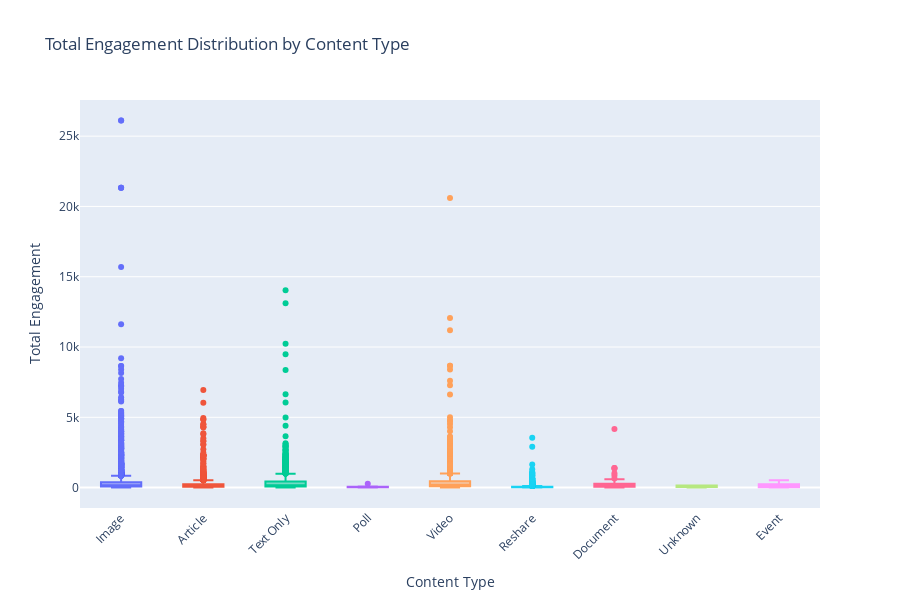

Notebook cell for this chart:
### Code cell
# Box plot of engagement distribution by content type
fig = px.box(
    df,
    x='primary_content_type',
    y='total_engagement',
    title='Total Engagement Distribution by Content Type',
    color='primary_content_type',
    points='outliers',
    hover_data=['authorName', 'numLikes', 'numShares', 'numComments']
)

fig.update_layout(
    xaxis_title='Content Type',
    yaxis_title='Total Engagement',
    height=600,
    xaxis_tickangle=-45,
    showlegend=False
)

fig.show()
fig.write_html('../output/figures/engagement_distribution_by_content_type.html')

### Figure 1 — Plotly figure (JSON) as saved in the notebook; plotly's stock layout.template omitted (floating-point values rounded to 4 significant figures; data arrays with more than 128 entries replaced by an {"elided": "..."} marker saying what was removed)
{"data": [{"alignmentgroup": "True", "boxpoints": "outliers", "customdata": {"elided": "3970x4 mixed values"}, "hovertemplate": "primary_content_type=%{x}<br>total_engagement=%{y}<br>authorName=%{customdata[0]}<br>numLikes=%{customdata[1]}<br>numShares=%{customdata[2]}<br>numComments=%{customdata[3]}<extra></extra>", "legendgroup": "Image", "marker": {"color": "#636efa"}, "name": "Image", "notched": false, "offsetgroup": "Image", "orientation": "v", "showlegend": true, "type": "box", "x": {"elided": "3970 str values"}, "x0": " ", "xaxis": "x", "y": {"elided": "3970 int values"}, "y0": " ", "yaxis": "y"}, {"alignmentgroup": "True", "boxpoints": "outliers", "customdata": {"elided": "1625x4 mixed values"}, "hovertemplate": "primary_content_type=%{x}<br>total_engagement=%{y}<br>authorName=%{customdata[0]}<br>numLikes=%{customdata[1]}<br>numShares=%{customdata[2]}<br>numComments=%{customdata[3]}<extra></extra>", "legendgroup": "Article", "marker": {"color": "#EF553B"}, "name": "Article", "notched": false, "offsetgroup": "Article", "orientation": "v", "showlegend": true, "type": "box", "x": {"elided": "1625 str values"}, "x0": " ", "xaxis": "x", "y": {"elided": "1625 int values"}, "y0": " ", "yaxis": "y"}, {"alignmentgroup": "True", "boxpoints": "outliers", "customdata": {"elided": "1489x4 mixed values"}, "hovertemplate": "primary_content_type=%{x}<br>total_engagement=%{y}<br>authorName=%{customdata[0]}<br>numLikes=%{customdata[1]}<br>numShares=%{customdata[2]}<br>numComments=%{customdata[3]}<extra></extra>", "legendgroup": "Text Only", "marker": {"color": "#00cc96"}, "name": "Text Only", "notched": false, "offsetgroup": "Text Only", "orientation": "v", "showlegend": true, "type": "box", "x": {"elided": "1489 str values"}, "x0": " ", "xaxis": "x", "y": {"elided": "1489 int values"}, "y0": " ", "yaxis": "y"}, {"alignmentgroup": "True", "boxpoints": "outliers", "customdata": [["Jordan Mazer", 24, 0, 30], ["Jordan Mazer", 17, 0, 23], ["Macy Mills", 15, 0, 13], ["Jordan Mazer", 21, 0, 18], ["Jordan Mazer", 21, 0, 24], ["Jordan Mazer", 20, 0, 21], ["Jordan Mazer", 10, 0, 13], ["Macy Mills", 15, 0, 33], ["Jordan Mazer", 13, 0, 37], ["Jordan Mazer", 15, 0, 25], ["Macy Mills", 5, 0, 5], ["Jordan Mazer", 15, 0, 54], ["Macy Mills", 4, 0, 12], ["Jordan Mazer", 30, 0, 23], ["Macy Mills", 6, 0, 12], ["Jordan Mazer", 14, 1, 55], ["Jordan Mazer", 27, 1, 48], ["Jordan Mazer", 6, 0, 25], ["Reid Hoffman", 206, 22, 47], ["Jordan Mazer", 20, 0, 18], ["Jordan Mazer", 10, 0, 6], ["Jordan Mazer", 7, 3, 33], ["Jordan Mazer", 21, 1, 48], ["Jordan Mazer", 9, 0, 22], ["Jordan Mazer", 18, 0, 19], ["Jordan Mazer", 32, 0, 41]], "hovertemplate": "primary_content_type=%{x}<br>total_engagement=%{y}<br>authorName=%{customdata[0]}<br>numLikes=%{customdata[1]}<br>numShares=%{customdata[2]}<br>numComments=%{customdata[3]}<extra></extra>", "legendgroup": "Poll", "marker": {"color": "#ab63fa"}, "name": "Poll", "notched": false, "offsetgroup": "Poll", "orientation": "v", "showlegend": true, "type": "box", "x": ["Poll", "Poll", "Poll", "Poll", "Poll", "Poll", "Poll", "Poll", "Poll", "Poll", "Poll", "Poll", "Poll", "Poll", "Poll", "Poll", "Poll", "Poll", "Poll", "Poll", "Poll", "Poll", "Poll", "Poll", "Poll", "Poll"], "x0": " ", "xaxis": "x", "y": [54, 40, 28, 39, 45, 41, 23, 48, 50, 40, 10, 69, 16, 53, 18, 70, 76, 31, 275, 38, 16, 43, 70, 31, 37, 73], "y0": " ", "yaxis": "y"}, {"alignmentgroup": "True", "boxpoints": "outliers", "customdata": {"elided": "1620x4 mixed values"}, "hovertemplate": "primary_content_type=%{x}<br>total_engagement=%{y}<br>authorName=%{customdata[0]}<br>numLikes=%{customdata[1]}<br>numShares=%{customdata[2]}<br>numComments=%{customdata[3]}<extra></extra>", "legendgroup": "Video", "marker": {"color": "#FFA15A"}, "name": "Video", "notched": false, "offsetgroup": "Video", "orientation": "v", "showlegend": true, "type": "box", "x": {"elided": "1620 str values"}, "x0": " ", "xaxis": "x", "y": {"elided": "1620 int values"}, "y0": " ", "yaxis": "y"}, {"alignmentgroup": "True", "boxpoints": "outliers", "customdata": {"elided": "2405x4 mixed values"}, "hovertemplate": "primary_content_type=%{x}<br>total_engagement=%{y}<br>authorName=%{customdata[0]}<br>numLikes=%{customdata[1]}<br>numShares=%{customdata[2]}<br>numComments=%{customdata[3]}<extra></extra>", "legendgroup": "Reshare", "marker": {"color": "#19d3f3"}, "name": "Reshare", "notched": false, "offsetgroup": "Reshare", "orientation": "v", "showlegend": true, "type": "box", "x": {"elided": "2405 str values"}, "x0": " ", "xaxis": "x", "y": {"elided": "2405 int values"}, "y0": " ", "yaxis": "y"}, {"alignmentgroup": "True", "boxpoints": "outliers", "customdata": {"elided": "84x4 mixed values"}, "hovertemplate": "primary_content_type=%{x}<br>total_engagement=%{y}<br>authorName=%{customdata[0]}<br>numLikes=%{customdata[1]}<br>numShares=%{customdata[2]}<br>numComments=%{customdata[3]}<extra></extra>", "legendgroup": "Document", "marker": {"color": "#FF6692"}, "name": "Document", "notched": false, "offsetgroup": "Document", "orientation": "v", "showlegend": true, "type": "box", "x": ["Document", "Document", "Document", "Document", "Document", "Document", "Document", "Document", "Document", "Document", "Document", "Document", "Document", "Document", "Document", "Document", "Document", "Document", "Document", "Document", "Document", "Document", "Document", "Document", "Document", "Document", "Document", "Document", "Document", "Document", "Document", "Document", "Document", "Document", "Document", "Document", "Document", "Document", "Document", "Document", "Document", "Document", "Document", "Document", "Document", "Document", "Document", "Document", "Document", "Document", "Document", "Document", "Document", "Document", "Document", "Document", "Document", "Document", "Document", "Document", "Document", "Document", "Document", "Document", "Document", "Document", "Document", "Document", "Document", "Document", "Document", "Document", "Document", "Document", "Document", "Document", "Document", "Document", "Document", "Document", "Document", "Document", "Document", "Document"], "x0": " ", "xaxis": "x", "y": [272, 440, 479, 73, 1397, 57, 129, 57, 29, 79, 68, 311, 311, 117, 113, 57, 36, 274, 62, 129, 305, 1397, 59, 48, 653, 4173, 77, 33, 98, 37, 352, 1356, 31, 101, 76, 28, 154, 595, 157, 105, 1029, 131, 23, 31, 47, 47, 273, 61, 157, 191, 53, 67, 50, 56, 63, 57, 95, 32, 273, 56, 235, 84, 298, 273, 129, 273, 65, 169, 55, 70, 46, 32, 82, 866, 79, 30, 273, 30, 19, 64, 135, 12, 222, 23], "y0": " ", "yaxis": "y"}, {"alignmentgroup": "True", "boxpoints": "outliers", "customdata": [["Ekin Dogus Cubuk", 127, 16, 5], ["Ekin Dogus Cubuk", 127, 16, 5], ["Guru Chahal", 1, 0, 0]], "hovertemplate": "primary_content_type=%{x}<br>total_engagement=%{y}<br>authorName=%{customdata[0]}<br>numLikes=%{customdata[1]}<br>numShares=%{customdata[2]}<br>numComments=%{customdata[3]}<extra></extra>", "legendgroup": "Unknown", "marker": {"color": "#B6E880"}, "name": "Unknown", "notched": false, "offsetgroup": "Unknown", "orientation": "v", "showlegend": true, "type": "box", "x": ["Unknown", "Unknown", "Unknown"], "x0": " ", "xaxis": "x", "y": [148, 148, 1], "y0": " ", "yaxis": "y"}, {"alignmentgroup": "True", "boxpoints": "outliers", "customdata": [["Transform", 7, 3, 0], ["Transform", 24, 8, 58], ["Transform", 44, 7, 87], ["Transform", 27, 6, 1], ["The Wharton School", 290, 54, 171]], "hovertemplate": "primary_content_type=%{x}<br>total_engagement=%{y}<br>authorName=%{customdata[0]}<br>numLikes=%{customdata[1]}<br>numShares=%{customdata[2]}<br>numComments=%{customdata[3]}<extra></extra>", "legendgroup": "Event", "marker": {"color": "#FF97FF"}, "name": "Event", "notched": false, "offsetgroup": "Event", "orientation": "v", "showlegend": true, "type": "box", "x": ["Event", "Event", "Event", "Event", "Event"], "x0": " ", "xaxis": "x", "y": [10, 90, 138, 34, 515], "y0": " ", "yaxis": "y"}], "layout": {"boxmode": "overlay", "height": 600, "legend": {"title": {"text": "primary_content_type"}, "tracegroupgap": 0}, "showlegend": false, "title": {"text": "Total Engagement Distribution by Content Type"}, "xaxis": {"anchor": "y", "categoryarray": ["Image", "Article", "Text Only", "Poll", "Video", "Reshare", "Document", "Unknown", "Event"], "categoryorder": "array", "domain": [0, 1], "tickangle": -45, "title": {"text": "Content Type"}}, "yaxis": {"anchor": "x", "domain": [0, 1], "title": {"text": "Total Engagement"}}}}
